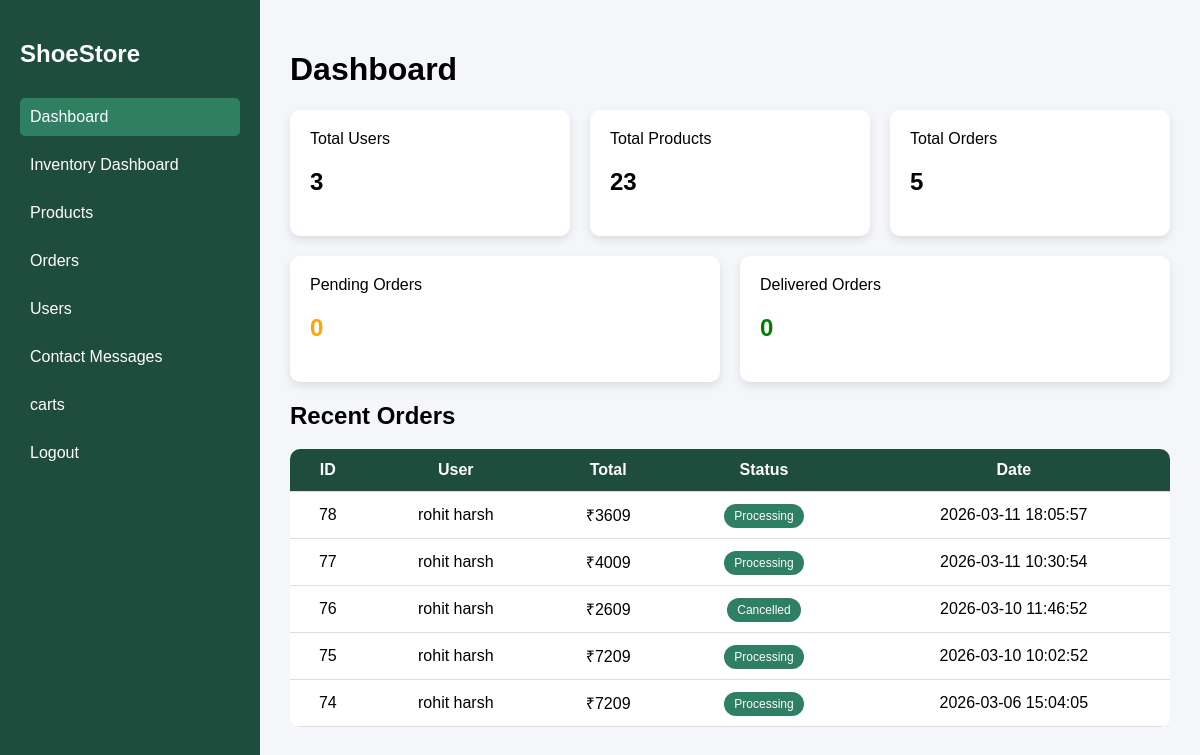
The page /admin/dashboard.php (signed in) on the database its author committed.
### tables this page shows
CREATE TABLE IF NOT EXISTS `orders` (
  `order_id` int(11) NOT NULL AUTO_INCREMENT,
  `user_id` int(11) NOT NULL,
  `order_date` datetime NOT NULL DEFAULT CURRENT_TIMESTAMP,
  `total_amount` decimal(10,2) NOT NULL,
  `status` varchar(50) DEFAULT 'Pending',
  PRIMARY KEY (`order_id`),
  KEY `user_id` (`user_id`)
);

CREATE TABLE IF NOT EXISTS `users` (
  `user_id` int(11) NOT NULL AUTO_INCREMENT,
  `name` varchar(100) NOT NULL,
  `email` varchar(100) NOT NULL,
  `password` varchar(100) NOT NULL,
  `phone` varchar(15) DEFAULT NULL,
  `address` varchar(200) DEFAULT NULL,
  `role` varchar(20) DEFAULT 'Customer',
  PRIMARY KEY (`user_id`),
  UNIQUE KEY `email` (`email`)
);

### admin/dashboard.php (the view, shortened to what this page needs)
<?php
include("../db.php");
$total_users = mysqli_fetch_assoc(mysqli_query($conn, "SELECT COUNT(*) as total FROM users"))['total'];
$total_products = mysqli_fetch_assoc(mysqli_query($conn, "SELECT COUNT(*) as total FROM products"))['total'];
$total_orders = mysqli_fetch_assoc(mysqli_query($conn, "SELECT COUNT(*) as total FROM orders"))['total'];
$pending_orders = mysqli_fetch_assoc(mysqli_query($conn, "SELECT COUNT(*) as total FROM orders WHERE status='Pending'"))['total'];
$delivered_orders = mysqli_fetch_assoc(mysqli_query($conn, "SELECT COUNT(*) as total FROM orders WHERE status='Delivered'"))['total'];
?>
<!DOCTYPE html>
<html>
<head>
</head>
<body>
<div class="sidebar">
    <h2>ShoeStore</h2>
    <a class="active" href="#">Dashboard</a>
    <a href="inventory.php">Inventory Dashboard</a>
    <a href="products.php">Products</a>
    <a href="orders.php">Orders</a>
    <a href="users.php">Users</a>
    <a href="contact_messages.php">Contact Messages</a>
    <a href="carts.php">carts</a>
    <a href="logout.php">Logout</a>
</div>
<div class="main">
    <h1>Dashboard</h1>
    <div class="cards">
        <div class="card">Total Users <h2><?php echo $total_users; ?></h2></div>
        <div class="card">Total Products <h2><?php echo $total_products; ?></h2></div>
        <div class="card">Total Orders <h2><?php echo $total_orders; ?></h2></div>
    </div>
    <div class="cards">
        <div class="card orange">Pending Orders <h2><?php echo $pending_orders; ?></h2></div>
        <div class="card green">Delivered Orders <h2><?php echo $delivered_orders; ?></h2></div>
    </div>
    <h2>Recent Orders</h2>
    <table>
        <tr>
            <th>ID</th>
            <th>User</th>
            <th>Total</th>
            <th>Status</th>
            <th>Date</th>
        </tr>
        <?php
        $orders = mysqli_query($conn, "SELECT orders.*, users.name
                                       FROM orders
                                       JOIN users ON orders.user_id = users.user_id
                                       ORDER BY order_id DESC LIMIT 5");
        while($row = mysqli_fetch_assoc($orders)){
        ?>
        <tr>
            <td><?php echo $row['order_id']; ?></td>
            <td><?php echo $row['name']; ?></td>
            <td>₹<?php echo (int)$row['total_amount']; ?></td>
            <td><span class="status"><?php echo $row['status']; ?></span></td>
            <td><?php echo $row['order_date']; ?></td>
        </tr>
        <?php } ?>
    </table>
</div>
</body>
</html>

### admin/dashboard.php (style rules this page uses)
body { margin:0; font-family: Arial, sans-serif; display:flex; background:#f4f6f9; }
.sidebar { width:220px; background:#1e4d3d; color:white; height:100vh; padding:20px; }
.sidebar h2 { margin-bottom:30px; }
.sidebar a { display:block; color:white; padding:10px; text-decoration:none; margin-bottom:10px; border-radius:5px; }
.sidebar a:hover, .sidebar .active { background:#2f7f63; }
.main { flex:1; padding:30px; }
.cards { display:flex; gap:20px; margin-bottom:20px; }
.card { flex:1; background:white; padding:20px; border-radius:10px; box-shadow:0 4px 10px rgba(0,0,0,0.1); }
.card.orange h2 { color:orange; }
.card.green h2 { color:green; }
table { width:100%; background:white; border-collapse:collapse; border-radius:10px; overflow:hidden; }
th, td { padding:12px; text-align:center; border-bottom:1px solid #ddd; }
th { background:#1e4d3d; color:white; }
.status { padding:5px 10px; background:#2f7f63; color:white; border-radius:20px; font-size:12px; }

### rows shown on the page
orders: order_id "78", user.name "rohit harsh", total_amount "3609", status "Processing", order_date "2026-03-11 18:05:57"
orders: order_id "77", user.name "rohit harsh", total_amount "4009", status "Processing", order_date "2026-03-11 10:30:54"
orders: order_id "76", user.name "rohit harsh", total_amount "2609", status "Cancelled", order_date "2026-03-10 11:46:52"
orders: order_id "75", user.name "rohit harsh", total_amount "7209", status "Processing", order_date "2026-03-10 10:02:52"
orders: order_id "74", user.name "rohit harsh", total_amount "7209", status "Processing", order_date "2026-03-06 15:04:05"

### other values the page prints
$total_users "3"
$total_products "23"
$total_orders "5"
$pending_orders "0"
$delivered_orders "0"
